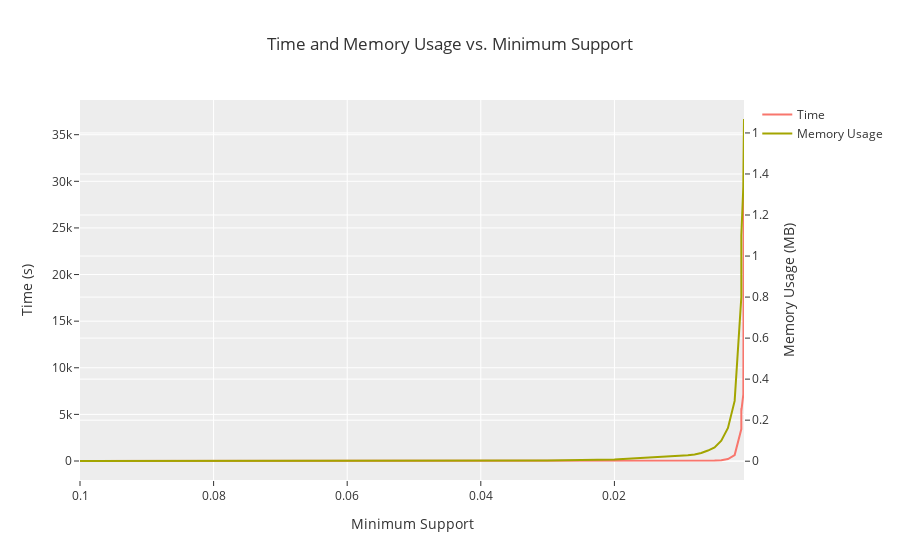

Notebook code cell kept with this figure:
### Code cell
import plotly.graph_objects as go

fig = go.Figure()

# Add the time and memory usage data to the first and second y-axis
fig.add_trace(go.Scatter(x=min_sups, y=times, name='Time'))
fig.add_trace(go.Scatter(x=min_sups, y=mem_usage, name='Memory Usage', yaxis='y2'))

# Set the layout for the figure
fig.update_layout(
    title='Time and Memory Usage vs. Minimum Support', xaxis_title='Minimum Support', yaxis=dict(title='Time (s)'),
    yaxis2=dict(title='Memory Usage (MB)', overlaying='y', side='right'))

# Reverse the x-axis
fig.update_xaxes(autorange='reversed')
fig.update_layout(template='ggplot2')

fig.show()

### Figure 1 — Plotly figure (JSON) as saved in the notebook; plotly's stock layout.template omitted (floating-point values rounded to 4 significant figures)
{"data": [{"name": "Time", "type": "scatter", "x": [0.1, 0.09, 0.08, 0.07, 0.06, 0.05, 0.04, 0.03, 0.02, 0.01, 0.009, 0.008, 0.007, 0.006, 0.005, 0.004, 0.003, 0.002, 0.001, 0.001, 0.001, 0.0007, 0.0006], "y": [1.006, 0.983, 0.997, 1.023, 1.035, 1.067, 1.188, 1.303, 1.908, 10.34, 12.88, 16.88, 22.96, 33.4, 49.86, 93.35, 212.9, 640.2, 3422.0, 5660.0, 5357.0, 7136.0, 36680.0]}, {"name": "Memory Usage", "type": "scatter", "x": [0.1, 0.09, 0.08, 0.07, 0.06, 0.05, 0.04, 0.03, 0.02, 0.01, 0.009, 0.008, 0.007, 0.006, 0.005, 0.004, 0.003, 0.002, 0.001, 0.001, 0.001, 0.0007, 0.0006], "y": [0.001, 0.001, 0.001, 0.001, 0.001, 0.001, 0.002, 0.003, 0.008, 0.024, 0.029, 0.033, 0.04, 0.052, 0.067, 0.1, 0.162, 0.294, 0.8, 0.936, 1.101, 1.338, 1.668], "yaxis": "y2"}], "layout": {"title": {"text": "Time and Memory Usage vs. Minimum Support"}, "xaxis": {"autorange": "reversed", "title": {"text": "Minimum Support"}}, "yaxis": {"title": {"text": "Time (s)"}}, "yaxis2": {"overlaying": "y", "side": "right", "title": {"text": "Memory Usage (MB)"}}}}
